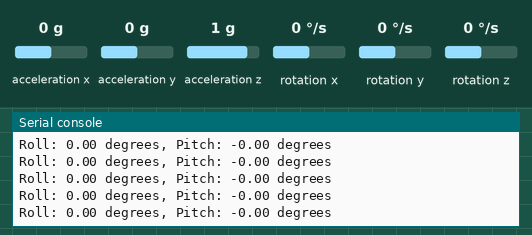
A program run on a simulated Raspberry Pi Pico running MicroPython. On the bench: the last lines printed to the serial console. Inputs (shaded band) come from the test bench; at power-on: acceleration x 0 g, acceleration y 0 g, acceleration z 1 g, rotation x 0 °/s, rotation y 0 °/s, rotation z 0 °/s.

Above: at 1.2 s.
1.3 s: acceleration x set to -1.4 g
At 1.35 s:
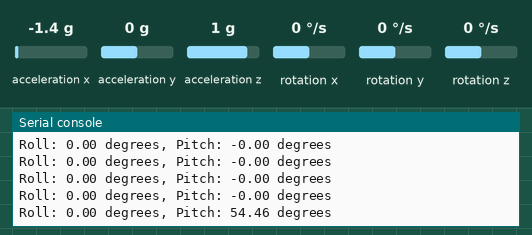
2.8 s: acceleration y set to -1.4 g
At 2.89 s:
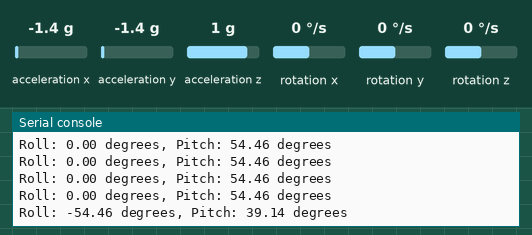
4.3 s: acceleration z set to -1.4 g
At 4.33 s:
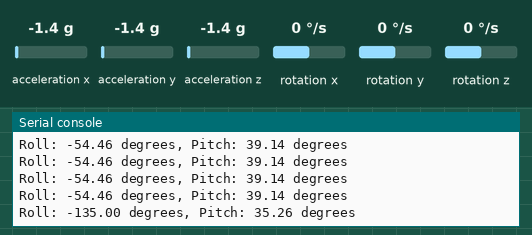
Timing chart, 0 to 7.3 s (numbered marks = the images above; inputs shaded):
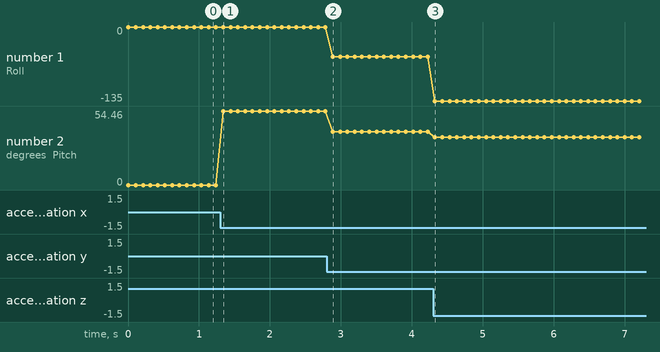

Measured:
- after the input at 1.3 s, the serial console: prints a new line at once (image 1)
- after the input at 2.8 s, the serial console: prints a new line after 0.09 s (image 2)
- after the input at 4.3 s, the serial console: prints a new line at once (image 3)
- plotted number 1: 0 → -54.46 after the input at 2.8 s, -54.46 → -135 after the input at 4.3 s
- plotted number 2: 0 → 54.46 after the input at 1.3 s, 54.46 → 39.14 after the input at 2.8 s, 39.14 → 35.26 after the input at 4.3 s

The program:

mpu_6050.py
```python
import machine
import math
from time import sleep

# MPU6050 registers
PWR_MGMT_1 = 0x6B
SMPLRT_DIV = 0x19
CONFIG = 0x1A
GYRO_CONFIG = 0x1B
INT_ENABLE = 0x38
ACCEL_XOUT = 0x3B
ACCEL_YOUT = 0x3D
ACCEL_ZOUT = 0x3F
GYRO_XOUT = 0x43
GYRO_YOUT = 0x45
GYRO_ZOUT = 0x47

# MPU6050 constants
GYRO_SCALE = 131.0
ACCEL_SCALE = 16384.0

# Configure I2C communication

i2c = machine.I2C(0, scl=machine.Pin(1), sda=machine.Pin(0),freq=400000)
devices = i2c.scan()

if 0x68 in devices:
    i2c.writeto_mem(0x68, PWR_MGMT_1, bytearray([0x00]))  # Wake up the MPU6050
    i2c.writeto_mem(0x68, SMPLRT_DIV, bytearray([0x07]))  # Set sample rate to 1kHz
    i2c.writeto_mem(0x68, CONFIG, bytearray([0x00]))  # Set digital low-pass filter to 260Hz
    i2c.writeto_mem(0x68, GYRO_CONFIG, bytearray([0x18]))  # Set gyro full-scale range to +/-2000 degrees per second
    i2c.writeto_mem(0x68, INT_ENABLE, bytearray([0x01]))  # Enable data ready interrupt

def read_word_2c(addr):
    high = i2c.readfrom_mem(0x68, addr, 1)
    low = i2c.readfrom_mem(0x68, addr+1, 1)
    value = (high[0] << 8) + low[0]
    if value >= 0x8000:
        return -((65535 - value) + 1)
    else:
        return value

def get_acceleration_data():
    x = read_word_2c(ACCEL_XOUT) / ACCEL_SCALE
    y = read_word_2c(ACCEL_YOUT) / ACCEL_SCALE
    z = read_word_2c(ACCEL_ZOUT) / ACCEL_SCALE
    return x, y, z

def get_rotation_data():
    x = read_word_2c(GYRO_XOUT) / GYRO_SCALE
    y = read_word_2c(GYRO_YOUT) / GYRO_SCALE
    z = read_word_2c(GYRO_ZOUT) / GYRO_SCALE
    return x, y, z

def calculate_angle():
    accel_data = get_acceleration_data()
    x_accel, y_accel, z_accel = accel_data

    roll = math.atan2(y_accel, z_accel) * (180.0 / math.pi)
    pitch = math.atan(-x_accel / math.sqrt(y_accel * y_accel + z_accel * z_accel)) * (180.0 / math.pi)

    gyro_data = get_rotation_data()
    x_gyro, y_gyro, z_gyro = gyro_data

    roll_rate = x_gyro
    pitch_rate = y_gyro

    return roll, pitch

# Example usage
while True:
    roll, pitch = calculate_angle()
    print(f"Roll: {roll:.2f} degrees, Pitch: {pitch:.2f} degrees")
    sleep(0.1)
```
